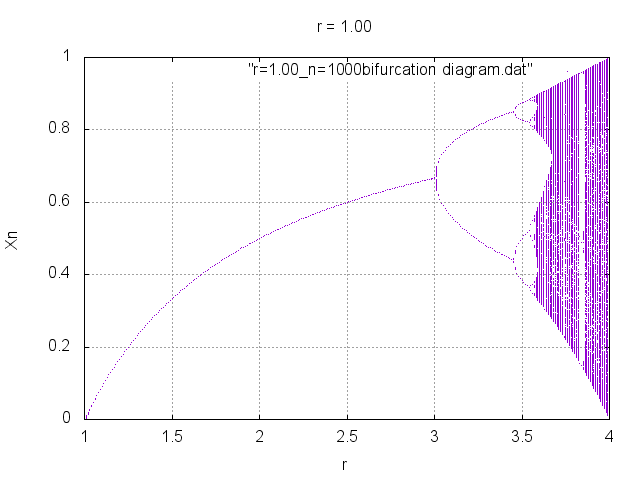

This chart was generated by the following gnuplot code:
set grid
set title "r = 1.00"
set xrange [1:4]
set yrange [0:1]
set xlabel "r"
set ylabel "Xn"
plot "r=1.00_n=1000bifurcation diagram.dat" with points pt 0.5 ps 0.2
pause 2
set terminal png
set output "r=1.00_n=1000bifurcation diagram.png"
replot
set terminal x11